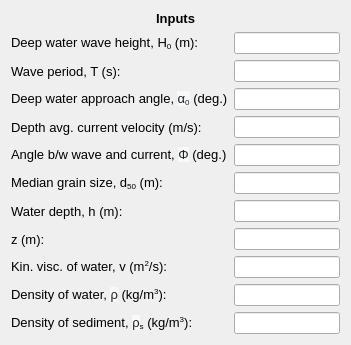
     <widget class="QWidget" name="formLayoutWidget_16">
      <property name="geometry">
       <rect>
        <x>20</x>
        <y>30</y>
        <width>351</width>
        <height>310</height>
       </rect>
      </property>
      <layout class="QFormLayout" name="formLayout_18">
       <item row="1" column="0" colspan="2">
        <widget class="QLabel" name="inputs_lbl_4">
         <property name="font">
          <font>
           <family>MS Shell Dlg 2</family>
           <pointsize>10</pointsize>
           <weight>75</weight>
           <bold>true</bold>
          </font>
         </property>
         <property name="text">
          <string>&lt;html&gt;&lt;head/&gt;&lt;body&gt;&lt;p align=&quot;center&quot;&gt;Inputs&lt;/p&gt;&lt;/body&gt;&lt;/html&gt;</string>
         </property>
        </widget>
       </item>
       <item row="2" column="0">
        <widget class="QLabel" name="H0_wpc_lbl">
         <property name="font">
          <font>
           <family>MS Shell Dlg 2</family>
           <pointsize>10</pointsize>
          </font>
         </property>
         <property name="text">
          <string>&lt;html&gt;&lt;head/&gt;&lt;body&gt;&lt;p&gt;Deep water wave height, H&lt;span style=&quot; vertical-align:sub;&quot;&gt;0&lt;/span&gt; (m):&lt;/p&gt;&lt;/body&gt;&lt;/html&gt;</string>
         </property>
        </widget>
       </item>
       <item row="2" column="1">
        <widget class="QLineEdit" name="H0_wpc_txt"/>
       </item>
       <item row="3" column="0">
        <widget class="QLabel" name="T_wpc_lbl">
         <property name="font">
          <font>
           <family>MS Shell Dlg 2</family>
           <pointsize>10</pointsize>
          </font>
         </property>
         <property name="text">
          <string>Wave period, T (s):</string>
         </property>
        </widget>
       </item>
       <item row="3" column="1">
        <widget class="QLineEdit" name="T_wpc_txt"/>
       </item>
       <item row="4" column="0">
        <widget class="QLabel" name="alpha0_wpc_lbl">
         <property name="font">
          <font>
           <family>MS Shell Dlg 2</family>
           <pointsize>10</pointsize>
           <weight>50</weight>
           <bold>false</bold>
           <strikeout>false</strikeout>
           <kerning>true</kerning>
          </font>
         </property>
         <property name="text">
          <string>&lt;html&gt;&lt;head/&gt;&lt;body&gt;&lt;p&gt;Deep water approach angle, &lt;span style=&quot; font-family:'sans-serif'; color:#202122; background-color:#f8f9fa;&quot;&gt;α&lt;/span&gt;&lt;span style=&quot; font-family:'sans-serif'; color:#202122; background-color:#f8f9fa; vertical-align:sub;&quot;&gt;0&lt;/span&gt; (deg.)&lt;/p&gt;&lt;/body&gt;&lt;/html&gt;</string>
         </property>
        </widget>
       </item>
       <item row="4" column="1">
        <widget class="QLineEdit" name="alpha0_wpc_txt"/>
       </item>
       <item row="7" column="0">
        <widget class="QLabel" name="d50_wpc_lbl">
         <property name="font">
          <font>
           <family>MS Shell Dlg 2</family>
           <pointsize>10</pointsize>
           <weight>50</weight>
           <bold>false</bold>
           <strikeout>false</strikeout>
           <kerning>true</kerning>
          </font>
         </property>
         <property name="text">
          <string>&lt;html&gt;&lt;head/&gt;&lt;body&gt;&lt;p&gt;Median grain size, d&lt;span style=&quot; vertical-align:sub;&quot;&gt;50&lt;/span&gt; (m):&lt;/p&gt;&lt;/body&gt;&lt;/html&gt;</string>
         </property>
        </widget>
       </item>
       <item row="7" column="1">
        <widget class="QLineEdit" name="d50_wpc_txt"/>
       </item>
       <item row="8" column="0">
        <widget class="QLabel" name="h_wpc_lbl">
         <property name="font">
          <font>
           <family>MS Shell Dlg 2</family>
           <pointsize>10</pointsize>
           <weight>50</weight>
           <bold>false</bold>
           <strikeout>false</strikeout>
           <kerning>true</kerning>
          </font>
         </property>
         <property name="text">
          <string>Water depth, h (m):</string>
         </property>
        </widget>
       </item>
       <item row="8" column="1">
        <widget class="QLineEdit" name="h_wpc_txt"/>
       </item>
       <item row="9" column="0">
        <widget class="QLabel" name="z_wpc_lbl">
         <property name="font">
          <font>
           <family>MS Shell Dlg 2</family>
           <pointsize>10</pointsize>
          </font>
         </property>
         <property name="text">
          <string>z (m):</string>
         </property>
        </widget>
       </item>
       <item row="9" column="1">
        <widget class="QLineEdit" name="z_wpc_txt"/>
       </item>
       <item row="10" column="0">
        <widget class="QLabel" name="nu_wpc_lbl">
         <property name="font">
          <font>
           <family>MS Shell Dlg 2</family>
           <pointsize>10</pointsize>
          </font>
         </property>
         <property name="text">
          <string>&lt;html&gt;&lt;head/&gt;&lt;body&gt;&lt;p&gt;Kin. visc. of water, v (m&lt;span style=&quot; vertical-align:super;&quot;&gt;2&lt;/span&gt;/s):&lt;/p&gt;&lt;/body&gt;&lt;/html&gt;</string>
         </property>
        </widget>
       </item>
       <item row="10" column="1">
        <widget class="QLineEdit" name="nu_wpc_txt"/>
       </item>
       <item row="11" column="0">
        <widget class="QLabel" name="ro_wpc_lbl">
         <property name="font">
          <font>
           <family>MS Shell Dlg 2</family>
           <pointsize>10</pointsize>
          </font>
         </property>
         <property name="text">
          <string>&lt;html&gt;&lt;head/&gt;&lt;body&gt;&lt;p&gt;Density of water, &lt;span style=&quot; font-family:'sans-serif'; color:#202122; background-color:#f8f9fa;&quot;&gt;ρ&lt;/span&gt; (kg/m&lt;span style=&quot; vertical-align:super;&quot;&gt;3&lt;/span&gt;):&lt;/p&gt;&lt;/body&gt;&lt;/html&gt;</string>
         </property>
        </widget>
       </item>
       <item row="11" column="1">
        <widget class="QLineEdit" name="ro_wpc_txt"/>
       </item>
       <item row="12" column="0">
        <widget class="QLabel" name="ro_s_wpc_lbl">
         <property name="font">
          <font>
           <family>MS Shell Dlg 2</family>
           <pointsize>10</pointsize>
          </font>
         </property>
         <property name="text">
          <string>&lt;html&gt;&lt;head/&gt;&lt;body&gt;&lt;p&gt;Density of sediment, &lt;span style=&quot; font-family:'sans-serif'; color:#202122; background-color:#f8f9fa;&quot;&gt;ρ&lt;/span&gt;&lt;span style=&quot; vertical-align:sub;&quot;&gt;s&lt;/span&gt; (kg/m&lt;span style=&quot; vertical-align:super;&quot;&gt;3&lt;/span&gt;):&lt;/p&gt;&lt;/body&gt;&lt;/html&gt;</string>
         </property>
        </widget>
       </item>
       <item row="12" column="1">
        <widget class="QLineEdit" name="ro_s_wpc_txt"/>
       </item>
       <item row="5" column="0">
        <widget class="QLabel" name="Ubar_wpc_lbl">
         <property name="font">
          <font>
           <family>MS Shell Dlg 2</family>
           <pointsize>10</pointsize>
          </font>
         </property>
         <property name="text">
          <string>Depth avg. current velocity (m/s):</string>
         </property>
        </widget>
       </item>
       <item row="5" column="1">
        <widget class="QLineEdit" name="Ubar_wpc_txt"/>
       </item>
       <item row="6" column="0">
        <widget class="QLabel" name="fi_wpc_lbl">
         <property name="font">
          <font>
           <family>MS Shell Dlg 2</family>
           <pointsize>10</pointsize>
          </font>
         </property>
         <property name="text">
          <string>&lt;html&gt;&lt;head/&gt;&lt;body&gt;&lt;p&gt;Angle b/w wave and current, &lt;span style=&quot; font-family:'sans-serif'; color:#202122; background-color:#f8f9fa;&quot;&gt;Φ&lt;/span&gt; (deg.)&lt;/p&gt;&lt;/body&gt;&lt;/html&gt;</string>
         </property>
        </widget>
       </item>
       <item row="6" column="1">
        <widget class="QLineEdit" name="fi_wpc_txt"/>
       </item>
      </layout>
     </widget>
